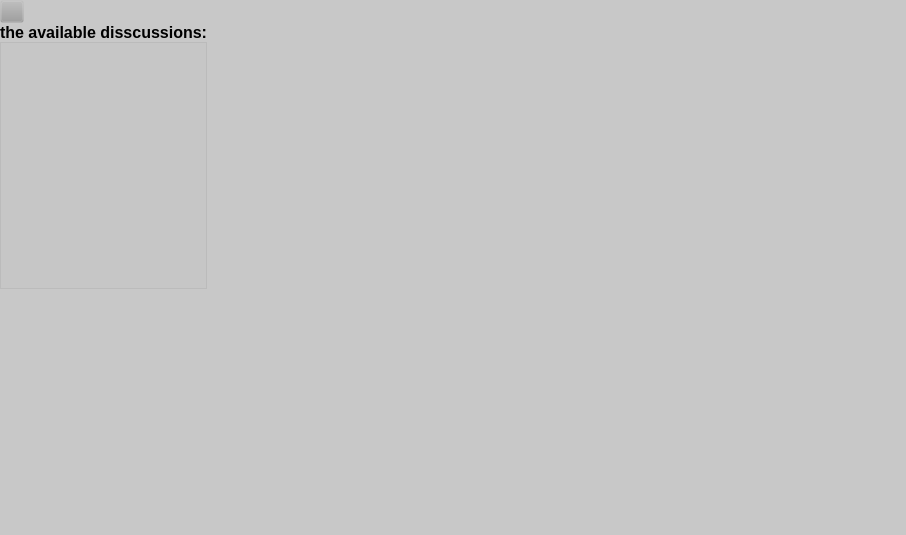
<?xml version="1.0" encoding="UTF-8"?>
<ui version="4.0">
 <class>MainWindow</class>
 <widget class="QMainWindow" name="MainWindow">
  <property name="windowModality">
   <enum>Qt::WindowModality::NonModal</enum>
  </property>
  <property name="geometry">
   <rect>
    <x>0</x>
    <y>0</y>
    <width>906</width>
    <height>535</height>
   </rect>
  </property>
  <property name="sizePolicy">
   <sizepolicy hsizetype="Expanding" vsizetype="Expanding">
    <horstretch>0</horstretch>
    <verstretch>0</verstretch>
   </sizepolicy>
  </property>
  <property name="windowTitle">
   <string>MainWindow</string>
  </property>
  <property name="styleSheet">
   <string notr="true">background-color: rgba(200, 200, 200,1);</string>
  </property>
  <widget class="QWidget" name="centralwidget">
   <property name="sizePolicy">
    <sizepolicy hsizetype="Expanding" vsizetype="Expanding">
     <horstretch>0</horstretch>
     <verstretch>0</verstretch>
    </sizepolicy>
   </property>
   <property name="contextMenuPolicy">
    <enum>Qt::ContextMenuPolicy::DefaultContextMenu</enum>
   </property>
   <layout class="QHBoxLayout" name="horizontalLayout_2">
    <property name="spacing">
     <number>0</number>
    </property>
    <property name="leftMargin">
     <number>0</number>
    </property>
    <property name="topMargin">
     <number>0</number>
    </property>
    <property name="rightMargin">
     <number>0</number>
    </property>
    <property name="bottomMargin">
     <number>0</number>
    </property>
    <item>
     <layout class="QHBoxLayout" name="main_horizantal_layout" stretch="1,6">
      <property name="sizeConstraint">
       <enum>QLayout::SizeConstraint::SetDefaultConstraint</enum>
      </property>
      <item>
       <layout class="QVBoxLayout" name="verticalLayout">
        <item>
         <widget class="QToolButton" name="collapse_button">
          <property name="styleSheet">
           <string notr="true">background-color: rgba(156, 156, 156,0);</string>
          </property>
          <property name="text">
           <string/>
          </property>
          <property name="icon">
           <iconset resource="../UI_ressources/ressources.qrc">
            <normaloff>:/icons/Hamburger_icon.png</normaloff>:/icons/Hamburger_icon.png</iconset>
          </property>
          <property name="autoRaise">
           <bool>false</bool>
          </property>
         </widget>
        </item>
        <item>
         <widget class="QLabel" name="title">
          <property name="sizePolicy">
           <sizepolicy hsizetype="Preferred" vsizetype="Preferred">
            <horstretch>0</horstretch>
            <verstretch>0</verstretch>
           </sizepolicy>
          </property>
          <property name="font">
           <font>
            <pointsize>12</pointsize>
            <bold>true</bold>
           </font>
          </property>
          <property name="focusPolicy">
           <enum>Qt::FocusPolicy::NoFocus</enum>
          </property>
          <property name="styleSheet">
           <string notr="true">background-color: rgba(156, 156, 156,0);</string>
          </property>
          <property name="text">
           <string>the available disscussions:</string>
          </property>
         </widget>
        </item>
        <item>
         <widget class="QListWidget" name="disscussions_list">
          <property name="sizePolicy">
           <sizepolicy hsizetype="Expanding" vsizetype="Expanding">
            <horstretch>0</horstretch>
            <verstretch>0</verstretch>
           </sizepolicy>
          </property>
          <property name="font">
           <font>
            <bold>true</bold>
           </font>
          </property>
          <property name="styleSheet">
           <string notr="true">background-color: rgba(190, 190, 190,0.2);</string>
          </property>
         </widget>
        </item>
        <item>
         <widget class="QWidget" name="the_top_holder" native="true">
          <layout class="QVBoxLayout" name="verticalLayout_2">
           <item>
            <spacer name="spacer">
             <property name="orientation">
              <enum>Qt::Orientation::Vertical</enum>
             </property>
             <property name="sizeHint" stdset="0">
              <size>
               <width>20</width>
               <height>40</height>
              </size>
             </property>
            </spacer>
           </item>
          </layout>
         </widget>
        </item>
       </layout>
      </item>
      <item>
       <widget class="QStackedWidget" name="conversation_space">
        <property name="styleSheet">
         <string notr="true">background-color: rgba(240, 240, 240,0);</string>
        </property>
        <widget class="QWidget" name="page"/>
        <widget class="QWidget" name="page_2"/>
       </widget>
      </item>
     </layout>
    </item>
   </layout>
  </widget>
 </widget>
 <resources>
  <include location="../UI_ressources/ressources.qrc"/>
 </resources>
 <connections/>
</ui>
